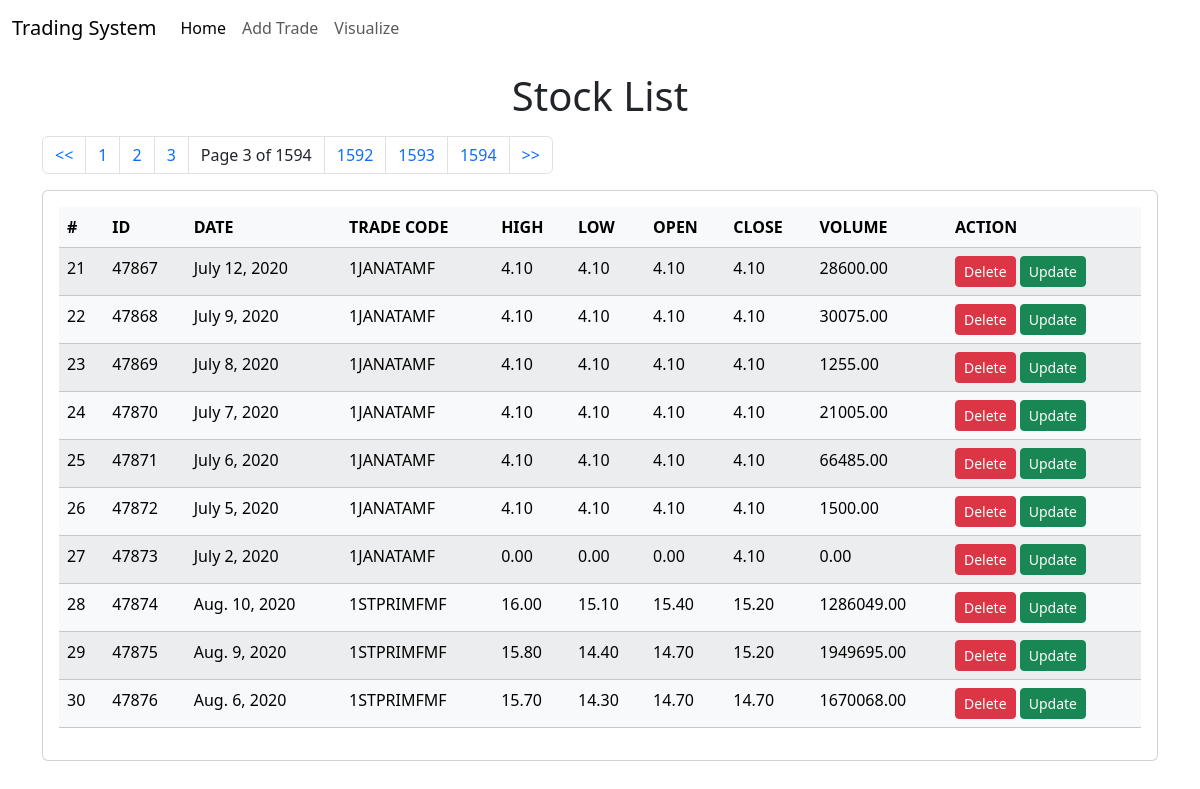
/?page=3, run on the app's committed database.
### trade/models.py (models this page shows)
class Stock(models.Model):
    objects = models.Manager()
    id = AutoField(primary_key=True)
    date = models.DateField()
    trade_code = models.CharField(max_length=30)
    high = models.DecimalField(max_digits=15, decimal_places=2)
    low = models.DecimalField(max_digits=15, decimal_places=2)
    open = models.DecimalField(max_digits=15, decimal_places=2)
    close = models.DecimalField(max_digits=15, decimal_places=2)
    volume = models.DecimalField(max_digits=15, decimal_places=2)

### trade/views.py (the view)
# urls.py: path("", views.index, name="index"),
def index(request):
    _pageNumber = pageNumber
    if request.GET.get('page') is None:
        if 'page' not in request.session:
            pass
        else:
            return redirect("/?page=" + str(request.session['page']))
    else:
        _pageNumber = request.GET.get('page')
        if _pageNumber == "-1": _pageNumber = Stock.objects.count()
    request.session['page'] = _pageNumber
    request.session.modified = True
    try:
        queryset = Stock.objects.get_queryset().order_by('id')
        stocks_paginated = Paginator(queryset, perPage)
    except Exception as e:
        messages.error(request, repr(e))
        return redirect("/?page=1")
    page = stocks_paginated.get_page(_pageNumber)
    prev_page = 0
    if page.has_previous():
        prev_page = page.previous_page_number()
    return render(request, "trade/index.html",
                  {'stocks': page, 'prevElementCount': prev_page * perPage})

### trade/templates/trade/index.html (shortened to what this page needs)
<!doctype html>
<html lang="en">
<head>
    {% load bootstrap5 %}
    {% bootstrap_css %}
</head>
<body>
{% load mathfilters %}
{% include 'trade/navbar.html' %}
<h1 class="text-center my-3">Stock List</h1>
<div class="container">
    <div class="my-2 mx-auto">
        {% include 'trade/pagination.html' with page_obj=stocks only%}
    </div>
    <div class="row">
        <div class="col-md-12">
            <div class="card">
                <div class="card-body">
                    <table class="table table-light table-striped table-hover">
                        <thead>
                        <tr>
                            <th>#</th>
                            <th>ID</th>
                            <th>DATE</th>
                            <th>TRADE CODE</th>
                            <th>HIGH</th>
                            <th>LOW</th>
                            <th>OPEN</th>
                            <th>CLOSE</th>
                            <th>VOLUME</th>
                            <th>ACTION</th>
                        </tr>
                        </thead>
                        <tbody>
                        {% for stock in stocks %}
                        <tr>
                            <td>{{forloop.counter|add:prevElementCount}}</td>
                            <td>{{stock.id}}</td>
                            <td>{{stock.date}}</td>
                            <td>{{stock.trade_code}}</td>
                            <td>{{stock.high}}</td>
                            <td>{{stock.low}}</td>
                            <td>{{stock.open}}</td>
                            <td>{{stock.close}}</td>
                            <td>{{stock.volume}}</td>
                            <td>
                                <a href="/delete/{{stock.id}}"
                                   class="btn btn-danger btn-sm">Delete</a>
                                <a href="/update/{{stock.id}}"
                                   class="btn btn-success btn-sm">Update</a>
                            </td>
                        </tr>
                        {%endfor%}
                        </tbody>
                    </table>
                </div>
            </div>
        </div>
    </div>
</div>
</body>
</html>

### data on the page
Stock: id "47867", date "July 12, 2020", trade_code "1JANATAMF", high "4.10", low "4.10", open "4.10", close "4.10", volume "28600.00"
Stock: id "47868", date "July 9, 2020", trade_code "1JANATAMF", high "4.10", low "4.10", open "4.10", close "4.10", volume "30075.00"
Stock: id "47869", date "July 8, 2020", trade_code "1JANATAMF", high "4.10", low "4.10", open "4.10", close "4.10", volume "1255.00"
Stock: id "47870", date "July 7, 2020", trade_code "1JANATAMF", high "4.10", low "4.10", open "4.10", close "4.10", volume "21005.00"
Stock: id "47871", date "July 6, 2020", trade_code "1JANATAMF", high "4.10", low "4.10", open "4.10", close "4.10", volume "66485.00"
Stock: id "47872", date "July 5, 2020", trade_code "1JANATAMF", high "4.10", low "4.10", open "4.10", close "4.10", volume "1500.00"
Stock: id "47873", date "July 2, 2020", trade_code "1JANATAMF", high "0.00", low "0.00", open "0.00", close "4.10", volume "0.00"
Stock: id "47874", date "Aug. 10, 2020", trade_code "1STPRIMFMF", high "16.00", low "15.10", open "15.40", close "15.20", volume "1286049.00"
Stock: id "47875", date "Aug. 9, 2020", trade_code "1STPRIMFMF", high "15.80", low "14.40", open "14.70", close "15.20", volume "1949695.00"
Stock: id "47876", date "Aug. 6, 2020", trade_code "1STPRIMFMF", high "15.70", low "14.30", open "14.70", close "14.70", volume "1670068.00"

### other printed values
{{ page_obj.number }} "3"
{{ page_obj.paginator.num_pages }} "1594"
{{ page_obj.paginator.num_pages|sub:2 }} "1592"
{{ page_obj.paginator.num_pages|sub:1 }} "1593"
